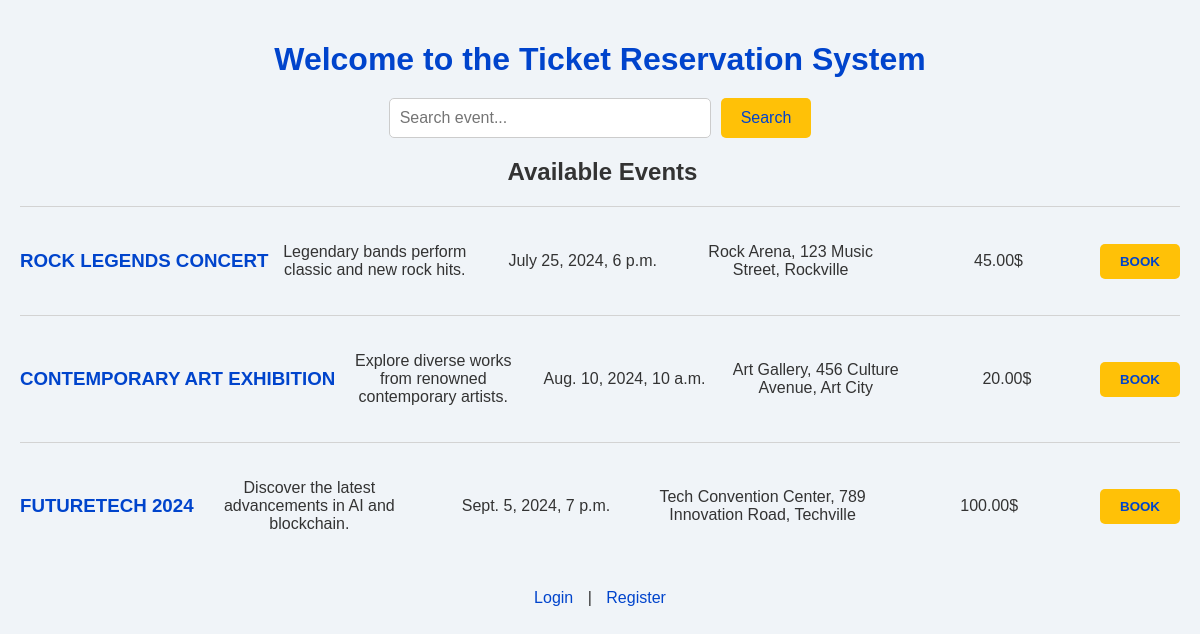
The page / on the database its author committed.
### events/models.py (models this page shows, shortened)
class Event(models.Model):
    title = models.CharField(max_length=200)
    description = models.TextField()
    date = models.DateTimeField()
    location = models.CharField(max_length=100)
    available_seats = models.IntegerField()
    price = models.DecimalField(max_digits=10, decimal_places=2)

### events/views.py (the view)
# urls.py: path('', home_view, name='home'),
def home_view(request):
    query = request.GET.get('search')
    if query:
        events = Event.objects.filter(title__icontains=query) | Event.objects.filter(description__icontains=query)
    else:
        events = Event.objects.all()
    return render(request, 'home.html',{'events': events, 'query': query})

### templates/home.html (shortened to what this page needs)
<!DOCTYPE html>
<html lang="en">
<head>
</head>
<body>
    <h1>Welcome to the Ticket Reservation System</h1>
    <form method="GET" action="{% url 'home' %}">
        <input type="text" name="search" placeholder="Search event...">
        <button type="submit">Search</button>
    </form>
    <h2 class="dati">Available Events</h2>
    <ul>
        {% for event in events %}
            <li class="event_container">
                <h3 class="event-title">{{ event.title }}</h3>
                <p class="dati">{{ event.description }}</p>
                <p class="dati">{{ event.date }}</p>
                <p class="dati">{{ event.location }}</p>
                <p class="dati">{{ event.price }}$</p>
                <button class="prenota-button" onclick="location.href='{% url 'booking' event.id %}'">Book</button>
            </li>
        {% empty %}
            <h4>Nessun evento che corrisponde alla tua ricerca.</h4>
        {% endfor %}
    </ul>
    <div class="user-info">
        {% if user.is_authenticated %}
            <p>Hello, {{ user.username }}!</p>
            <a href="{% url 'profile' %}">Profile</a> |
            <a href="{% url 'logout' %}">Logout</a>
        {% else %}
            <a href="{% url 'login' %}">Login</a> |
            <a href="{% url 'register' %}">Register</a>
        {% endif %}
    </div>
</body>
</html>

### templates/home.html (style rules this page uses)
body { font-family: 'Arial', sans-serif; background-color: #f0f4f8; color: #333; padding: 20px; margin: 0; }
h1 { color: #0044cc; text-align: center; margin-bottom: 20px; }
form { display: flex; justify-content: center; margin-bottom: 20px; }
input[type="text"] { padding: 10px; font-size: 1em; border: 1px solid #ccc; border-radius: 5px; width: 300px; }
button[type="submit"] { background-color: #ffc107; color: #0044cc; border: none; padding: 10px 20px; border-radius: 5px; font-size: 1em; cursor: pointer; margin-left: 10px; }
.event-title { text-transform: uppercase; font-weight: bold; color: #0044cc; }
.event_container { border-top: 1px solid lightgray; padding: 20px 0; display: flex; justify-content: space-between; align-items: center; }
.dati { margin-left: 8px; text-align: center; margin-right: 3px; flex: 1; }
.prenota-button { font-weight: bold; text-transform: uppercase; background-color: #ffc107; color: #0044cc; border: none; padding: 10px 20px; cursor: pointer; border-radius: 5px; }
ul { list-style-type: none; padding: 0; }
.user-info { text-align: center; margin-top: 20px; }
.user-info a { margin: 0 10px; text-decoration: none; color: #0044cc; }

### rows shown on the page
Event: title "ROCK LEGENDS CONCERT", description "Legendary bands perform classic and new rock hits.", date "July 25, 2024, 6 p.m.", location "Rock Arena, 123 Music Street, Rockville", price "45.00"
Event: title "CONTEMPORARY ART EXHIBITION", description "Explore diverse works from renowned contemporary artists.", date "Aug. 10, 2024, 10 a.m.", location "Art Gallery, 456 Culture Avenue, Art City", price "20.00"
Event: title "FUTURETECH 2024", description "Discover the latest advancements in AI and blockchain.", date "Sept. 5, 2024, 7 p.m.", location "Tech Convention Center, 789 Innovation Road, Techville", price "100.00"
